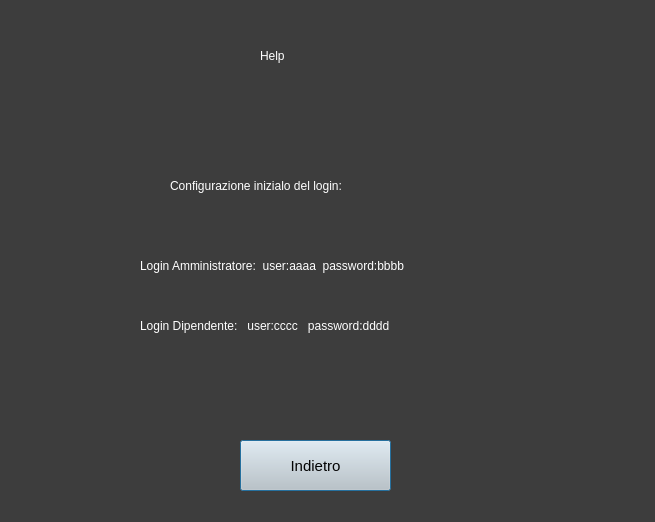
<?xml version="1.0" encoding="UTF-8"?>
<ui version="4.0">
 <class>help</class>
 <widget class="QDialog" name="help">
  <property name="geometry">
   <rect>
    <x>0</x>
    <y>0</y>
    <width>655</width>
    <height>522</height>
   </rect>
  </property>
  <property name="windowTitle">
   <string>Dialog</string>
  </property>
  <property name="styleSheet">
   <string notr="true">background-color: rgb(61, 61, 61);</string>
  </property>
  <widget class="QLabel" name="label">
   <property name="geometry">
    <rect>
     <x>140</x>
     <y>250</y>
     <width>361</width>
     <height>31</height>
    </rect>
   </property>
   <property name="styleSheet">
    <string notr="true">color: rgb(255, 255, 255);
font: 12pt &quot;MS Shell Dlg 2&quot;;</string>
   </property>
   <property name="text">
    <string>Login Amministratore:  user:aaaa  password:bbbb</string>
   </property>
  </widget>
  <widget class="QLabel" name="label_2">
   <property name="geometry">
    <rect>
     <x>140</x>
     <y>310</y>
     <width>361</width>
     <height>31</height>
    </rect>
   </property>
   <property name="styleSheet">
    <string notr="true">color: rgb(255, 255, 255);
font: 12pt &quot;MS Shell Dlg 2&quot;;</string>
   </property>
   <property name="text">
    <string>Login Dipendente:   user:cccc   password:dddd</string>
   </property>
  </widget>
  <widget class="QLabel" name="label_3">
   <property name="geometry">
    <rect>
     <x>260</x>
     <y>30</y>
     <width>101</width>
     <height>51</height>
    </rect>
   </property>
   <property name="styleSheet">
    <string notr="true">color: rgb(255, 255, 255);
font: 36pt &quot;MS Shell Dlg 2&quot;;</string>
   </property>
   <property name="text">
    <string>Help</string>
   </property>
  </widget>
  <widget class="QPushButton" name="back_button">
   <property name="geometry">
    <rect>
     <x>240</x>
     <y>440</y>
     <width>151</width>
     <height>51</height>
    </rect>
   </property>
   <property name="font">
    <font>
     <pointsize>11</pointsize>
    </font>
   </property>
   <property name="styleSheet">
    <string notr="true">color:rgb(3, 3, 3); background-color: rgb(202, 202, 202);</string>
   </property>
   <property name="text">
    <string>Indietro</string>
   </property>
  </widget>
  <widget class="QLabel" name="label_4">
   <property name="geometry">
    <rect>
     <x>170</x>
     <y>160</y>
     <width>301</width>
     <height>51</height>
    </rect>
   </property>
   <property name="styleSheet">
    <string notr="true">color: rgb(255, 255, 255);
font: 16pt &quot;MS Shell Dlg 2&quot;;</string>
   </property>
   <property name="text">
    <string>Configurazione inizialo del login:</string>
   </property>
  </widget>
 </widget>
 <resources/>
 <connections/>
</ui>
